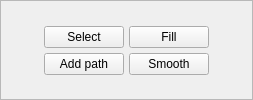
       <widget class="QWidget" name="TOp4">
        <layout class="QVBoxLayout" name="verticalLayout_20">
         <property name="spacing">
          <number>0</number>
         </property>
         <property name="margin">
          <number>0</number>
         </property>
         <item>
          <widget class="QFrame" name="panelPathOptions">
           <property name="frameShape">
            <enum>QFrame::StyledPanel</enum>
           </property>
           <property name="frameShadow">
            <enum>QFrame::Plain</enum>
           </property>
           <layout class="QVBoxLayout" name="verticalLayout_11">
            <property name="spacing">
             <number>0</number>
            </property>
            <property name="margin">
             <number>3</number>
            </property>
            <item>
             <spacer name="verticalSpacer_6">
              <property name="orientation">
               <enum>Qt::Vertical</enum>
              </property>
              <property name="sizeHint" stdset="0">
               <size>
                <width>20</width>
                <height>0</height>
               </size>
              </property>
             </spacer>
            </item>
            <item>
             <layout class="QGridLayout" name="gridLayout_4">
              <property name="spacing">
               <number>5</number>
              </property>
              <item row="0" column="1">
               <widget class="QPushButton" name="pushButton_3">
                <property name="sizePolicy">
                 <sizepolicy hsizetype="Fixed" vsizetype="Fixed">
                  <horstretch>0</horstretch>
                  <verstretch>0</verstretch>
                 </sizepolicy>
                </property>
                <property name="text">
                 <string>Select</string>
                </property>
                <property name="icon">
                 <iconset resource="resources.qrc">
                  <normaloff>:/resources/RES/cursor.png</normaloff>:/resources/RES/cursor.png</iconset>
                </property>
               </widget>
              </item>
              <item row="0" column="2">
               <widget class="QPushButton" name="pushButton_4">
                <property name="sizePolicy">
                 <sizepolicy hsizetype="Fixed" vsizetype="Fixed">
                  <horstretch>0</horstretch>
                  <verstretch>0</verstretch>
                 </sizepolicy>
                </property>
                <property name="text">
                 <string>Fill</string>
                </property>
                <property name="icon">
                 <iconset resource="resources.qrc">
                  <normaloff>:/resources/RES/ffficons/paintcan.png</normaloff>:/resources/RES/ffficons/paintcan.png</iconset>
                </property>
               </widget>
              </item>
              <item row="1" column="1">
               <widget class="QPushButton" name="pushButton_8">
                <property name="sizePolicy">
                 <sizepolicy hsizetype="Fixed" vsizetype="Fixed">
                  <horstretch>0</horstretch>
                  <verstretch>0</verstretch>
                 </sizepolicy>
                </property>
                <property name="text">
                 <string>Add path</string>
                </property>
                <property name="icon">
                 <iconset resource="resources.qrc">
                  <normaloff>:/resources/RES/ffficons/vector_add.png</normaloff>:/resources/RES/ffficons/vector_add.png</iconset>
                </property>
               </widget>
              </item>
              <item row="1" column="2">
               <widget class="QPushButton" name="pushButton_9">
                <property name="enabled">
                 <bool>true</bool>
                </property>
                <property name="sizePolicy">
                 <sizepolicy hsizetype="Fixed" vsizetype="Fixed">
                  <horstretch>0</horstretch>
                  <verstretch>0</verstretch>
                 </sizepolicy>
                </property>
                <property name="text">
                 <string>Smooth</string>
                </property>
                <property name="icon">
                 <iconset resource="resources.qrc">
                  <normaloff>:/resources/RES/ffficons/asterisk_orange.png</normaloff>:/resources/RES/ffficons/asterisk_orange.png</iconset>
                </property>
                <property name="checkable">
                 <bool>true</bool>
                </property>
               </widget>
              </item>
              <item row="0" column="0" rowspan="2">
               <spacer name="horizontalSpacer_4">
                <property name="orientation">
                 <enum>Qt::Horizontal</enum>
                </property>
                <property name="sizeHint" stdset="0">
                 <size>
                  <width>40</width>
                  <height>20</height>
                 </size>
                </property>
               </spacer>
              </item>
              <item row="0" column="3" rowspan="2">
               <spacer name="horizontalSpacer_5">
                <property name="orientation">
                 <enum>Qt::Horizontal</enum>
                </property>
                <property name="sizeHint" stdset="0">
                 <size>
                  <width>40</width>
                  <height>20</height>
                 </size>
                </property>
               </spacer>
              </item>
             </layout>
            </item>
            <item>
             <spacer name="verticalSpacer_7">
              <property name="orientation">
               <enum>Qt::Vertical</enum>
              </property>
              <property name="sizeHint" stdset="0">
               <size>
                <width>20</width>
                <height>0</height>
               </size>
              </property>
             </spacer>
            </item>
           </layout>
          </widget>
         </item>
        </layout>
       </widget>
